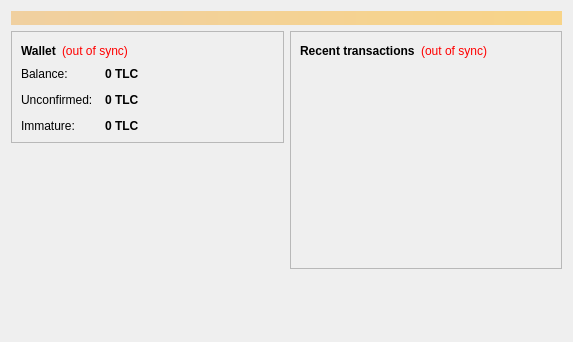
<?xml version="1.0" encoding="UTF-8"?>
<ui version="4.0">
 <class>OverviewPage</class>
 <widget class="QWidget" name="OverviewPage">
  <property name="geometry">
   <rect>
    <x>0</x>
    <y>0</y>
    <width>573</width>
    <height>342</height>
   </rect>
  </property>
  <property name="windowTitle">
   <string>Form</string>
  </property>
  <layout class="QVBoxLayout" name="topLayout">
   <item>
    <widget class="QLabel" name="labelAlerts">
     <property name="visible">
      <bool>false</bool>
     </property>
     <property name="styleSheet">
      <string notr="true">background-color: qlineargradient(x1: 0, y1: 0, x2: 1, y2: 0, stop:0 #F0D0A0, stop:1 #F8D488); color:#000000;</string>
     </property>
     <property name="wordWrap">
      <bool>true</bool>
     </property>
     <property name="margin">
      <number>3</number>
     </property>
    </widget>
   </item>
   <item>
    <layout class="QHBoxLayout" name="horizontalLayout" stretch="1,1">
     <item>
      <layout class="QVBoxLayout" name="verticalLayout_2">
       <item>
        <widget class="QFrame" name="frame">
         <property name="frameShape">
          <enum>QFrame::StyledPanel</enum>
         </property>
         <property name="frameShadow">
          <enum>QFrame::Raised</enum>
         </property>
         <layout class="QVBoxLayout" name="verticalLayout_4">
          <item>
           <layout class="QHBoxLayout" name="horizontalLayout_4">
            <item>
             <widget class="QLabel" name="label_5">
              <property name="font">
               <font>
                <weight>75</weight>
                <bold>true</bold>
               </font>
              </property>
              <property name="text">
               <string>Wallet</string>
              </property>
             </widget>
            </item>
            <item>
             <widget class="QLabel" name="labelWalletStatus">
              <property name="toolTip">
               <string>The displayed information may be out of date. Your wallet automatically synchronizes with the TALENT network after a connection is established, but this process has not completed yet.</string>
              </property>
              <property name="styleSheet">
               <string notr="true">QLabel { color: red; }</string>
              </property>
              <property name="text">
               <string notr="true">(out of sync)</string>
              </property>
              <property name="alignment">
               <set>Qt::AlignLeading|Qt::AlignLeft|Qt::AlignVCenter</set>
              </property>
             </widget>
            </item>
            <item>
             <spacer name="horizontalSpacer_2">
              <property name="orientation">
               <enum>Qt::Horizontal</enum>
              </property>
              <property name="sizeHint" stdset="0">
               <size>
                <width>40</width>
                <height>20</height>
               </size>
              </property>
             </spacer>
            </item>
           </layout>
          </item>
          <item>
           <layout class="QFormLayout" name="formLayout_2">
            <property name="fieldGrowthPolicy">
             <enum>QFormLayout::AllNonFixedFieldsGrow</enum>
            </property>
            <property name="horizontalSpacing">
             <number>12</number>
            </property>
            <property name="verticalSpacing">
             <number>12</number>
            </property>
            <item row="0" column="0">
             <widget class="QLabel" name="label">
              <property name="text">
               <string>Balance:</string>
              </property>
             </widget>
            </item>
            <item row="0" column="1">
             <widget class="QLabel" name="labelBalance">
              <property name="font">
               <font>
                <weight>75</weight>
                <bold>true</bold>
               </font>
              </property>
              <property name="cursor">
               <cursorShape>IBeamCursor</cursorShape>
              </property>
              <property name="toolTip">
               <string>Your current balance</string>
              </property>
              <property name="text">
               <string notr="true">0 TLC</string>
              </property>
              <property name="textInteractionFlags">
               <set>Qt::LinksAccessibleByMouse|Qt::TextSelectableByKeyboard|Qt::TextSelectableByMouse</set>
              </property>
             </widget>
            </item>
            <item row="1" column="0">
             <widget class="QLabel" name="label_3">
              <property name="text">
               <string>Unconfirmed:</string>
              </property>
             </widget>
            </item>
            <item row="1" column="1">
             <widget class="QLabel" name="labelUnconfirmed">
              <property name="font">
               <font>
                <weight>75</weight>
                <bold>true</bold>
               </font>
              </property>
              <property name="cursor">
               <cursorShape>IBeamCursor</cursorShape>
              </property>
              <property name="toolTip">
               <string>Total of transactions that have yet to be confirmed, and do not yet count toward the current balance</string>
              </property>
              <property name="text">
               <string notr="true">0 TLC</string>
              </property>
              <property name="textInteractionFlags">
               <set>Qt::LinksAccessibleByMouse|Qt::TextSelectableByKeyboard|Qt::TextSelectableByMouse</set>
              </property>
             </widget>
            </item>
            <item row="2" column="0">
             <widget class="QLabel" name="labelImmatureText">
              <property name="text">
               <string>Immature:</string>
              </property>
             </widget>
            </item>
            <item row="2" column="1">
             <widget class="QLabel" name="labelImmature">
              <property name="font">
               <font>
                <weight>75</weight>
                <bold>true</bold>
               </font>
              </property>
              <property name="toolTip">
               <string>Mined balance that has not yet matured</string>
              </property>
              <property name="text">
               <string notr="true">0 TLC</string>
              </property>
              <property name="textInteractionFlags">
               <set>Qt::LinksAccessibleByMouse|Qt::TextSelectableByKeyboard|Qt::TextSelectableByMouse</set>
              </property>
             </widget>
            </item>
           </layout>
          </item>
         </layout>
        </widget>
       </item>
       <item>
        <spacer name="verticalSpacer">
         <property name="orientation">
          <enum>Qt::Vertical</enum>
         </property>
         <property name="sizeHint" stdset="0">
          <size>
           <width>20</width>
           <height>40</height>
          </size>
         </property>
        </spacer>
       </item>
      </layout>
     </item>
     <item>
      <layout class="QVBoxLayout" name="verticalLayout_3">
       <item>
        <widget class="QFrame" name="frame_2">
         <property name="frameShape">
          <enum>QFrame::StyledPanel</enum>
         </property>
         <property name="frameShadow">
          <enum>QFrame::Raised</enum>
         </property>
         <layout class="QVBoxLayout" name="verticalLayout">
          <item>
           <layout class="QHBoxLayout" name="horizontalLayout_2">
            <item>
             <widget class="QLabel" name="label_4">
              <property name="text">
               <string>&lt;b&gt;Recent transactions&lt;/b&gt;</string>
              </property>
             </widget>
            </item>
            <item>
             <widget class="QLabel" name="labelTransactionsStatus">
              <property name="toolTip">
               <string>The displayed information may be out of date. Your wallet automatically synchronizes with the TALENT network after a connection is established, but this process has not completed yet.</string>
              </property>
              <property name="styleSheet">
               <string notr="true">QLabel { color: red; }</string>
              </property>
              <property name="text">
               <string notr="true">(out of sync)</string>
              </property>
              <property name="alignment">
               <set>Qt::AlignRight|Qt::AlignTrailing|Qt::AlignVCenter</set>
              </property>
             </widget>
            </item>
            <item>
             <spacer name="horizontalSpacer">
              <property name="orientation">
               <enum>Qt::Horizontal</enum>
              </property>
              <property name="sizeHint" stdset="0">
               <size>
                <width>40</width>
                <height>20</height>
               </size>
              </property>
             </spacer>
            </item>
           </layout>
          </item>
          <item>
           <widget class="QListView" name="listTransactions">
            <property name="styleSheet">
             <string notr="true">QListView { background: transparent; }</string>
            </property>
            <property name="frameShape">
             <enum>QFrame::NoFrame</enum>
            </property>
            <property name="verticalScrollBarPolicy">
             <enum>Qt::ScrollBarAlwaysOff</enum>
            </property>
            <property name="horizontalScrollBarPolicy">
             <enum>Qt::ScrollBarAlwaysOff</enum>
            </property>
            <property name="selectionMode">
             <enum>QAbstractItemView::NoSelection</enum>
            </property>
           </widget>
          </item>
         </layout>
        </widget>
       </item>
       <item>
        <spacer name="verticalSpacer_2">
         <property name="orientation">
          <enum>Qt::Vertical</enum>
         </property>
         <property name="sizeHint" stdset="0">
          <size>
           <width>20</width>
           <height>40</height>
          </size>
         </property>
        </spacer>
       </item>
      </layout>
     </item>
    </layout>
   </item>
  </layout>
 </widget>
 <resources/>
 <connections/>
</ui>
